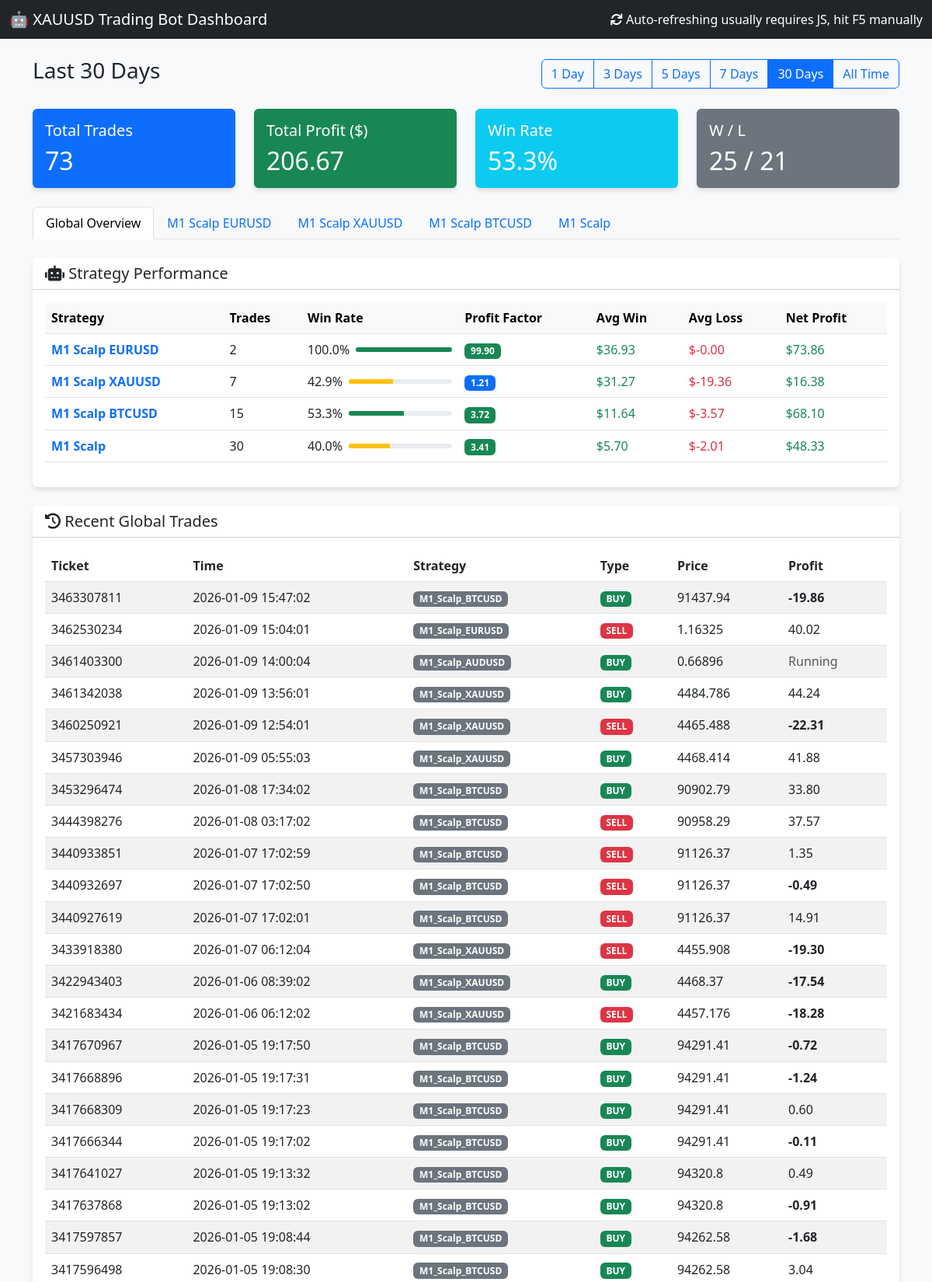
The page / (upper part) on the database its author committed.
### tables this page shows
CREATE TABLE orders (
                ticket INTEGER PRIMARY KEY,
                strategy_name TEXT,
                symbol TEXT,
                order_type TEXT,
                volume REAL,
                open_price REAL,
                sl REAL,
                tp REAL,
                open_time DATETIME,
                close_price REAL,
                profit REAL,
                comment TEXT,
                account_id INTEGER DEFAULT 0
            );

### dashboard.py (the view)
@app.route('/')
def index():
    cur = get_db().cursor()
    days_param = request.args.get('days', '30') # Default 30 days
    if days_param == "all":
        days = 36500 # 100 years approx
        filter_label = "All Time"
    else:
        try:
            days = int(days_param)
            filter_label = f"Last {days} Days"
        except:
            days = 30
            filter_label = "Last 30 Days"
    cutoff_date = datetime.now() - timedelta(days=days)
    cutoff_str = cutoff_date.strftime("%Y-%m-%d %H:%M:%S")
    cur.execute("SELECT * FROM orders WHERE open_time >= ? ORDER BY open_time DESC", (cutoff_str,))
    orders = cur.fetchall()
    total_trades = len(orders)
    total_profit = sum([o['profit'] for o in orders if o['profit'] is not None])
    wins = len([o for o in orders if o['profit'] is not None and o['profit'] > 0])
    losses = len([o for o in orders if o['profit'] is not None and o['profit'] < 0])
    win_rate = (wins / total_trades * 100) if total_trades > 0 else 0
    cur.execute("SELECT * FROM signals ORDER BY timestamp DESC LIMIT 50")
    signals = cur.fetchall()
    cur.execute("SELECT DISTINCT strategy_name FROM orders WHERE strategy_name IS NOT NULL")
    strategies = [row['strategy_name'] for row in cur.fetchall()]
    if not strategies:
        print(f"⚠️ [Dashboard] No strategies found in database")
    else:
        print(f"📊 [Dashboard] Found {len(strategies)} strategies: {strategies}")
    bot_stats = []
    for strat in strategies:
        s_orders = [o for o in orders if o['strategy_name'] == strat and o['profit'] is not None]
        s_total = len(s_orders)
        if s_total == 0: continue
        s_wins = [o for o in s_orders if o['profit'] > 0]
        s_losses = [o for o in s_orders if o['profit'] < 0]
        s_gross_profit = sum([o['profit'] for o in s_wins])
        s_gross_loss = abs(sum([o['profit'] for o in s_losses]))
        s_net_profit = sum([o['profit'] for o in s_orders])
        s_avg_win = (s_gross_profit / len(s_wins)) if s_wins else 0.0
        s_avg_loss = (s_gross_loss / len(s_losses)) if s_losses else 0.0 # Positive number for display
        pf = (s_gross_profit / s_gross_loss) if s_gross_loss > 0 else 99.9
        win_rate = (len(s_wins) / s_total) * 100
        if strat.startswith("M1_Scalp_"):
            display_name = strat.replace("M1_Scalp_", "M1 Scalp ").replace("_", " ")
        else:
            display_name = strat.replace("Strategy_", "").replace("_", " ")
        bot_stats.append({
            "raw_name": strat, # Added for template filtering
            "name": display_name,
            "trades": s_total,
            "win_rate": win_rate,
            "pf": pf,
            "avg_win": s_avg_win,
            "avg_loss": -s_avg_loss, # Make negative for display
            "net_profit": s_net_profit,
            "chart_data": [] # Placeholder
        })
        chart_orders = sorted(s_orders, key=lambda x: x['open_time'])
        equity = 0
        points = []
        for o in chart_orders:
            equity += o['profit']
            points.append({
                'x': o['open_time'],
                'y': equity
            })
        bot_stats[-1]['chart_data'] = points
    desired_order = [
        "Strategy_1_Trend_HA",
        "Strategy_4_UT_Bot",
        "Strategy_2_EMA_ATR",
        "Strategy_5_Filter_First",
        "M1_Scalp_EURUSD",
        "M1_Scalp_XAUUSD",
        "M1_Scalp_BTCUSD"
    ]
    bot_stats_filtered = []
    bot_stats_other = []
    for bot in bot_stats:
        if bot['raw_name'] in desired_order:
            bot_stats_filtered.append(bot)
        else:
            bot_stats_other.append(bot)
    bot_stats_filtered.sort(key=lambda x: desired_order.index(x['raw_name']))
    bot_stats_other.sort(key=lambda x: x['net_profit'], reverse=True)
    bot_stats = bot_stats_filtered + bot_stats_other
    print(f"📊 [Dashboard] Generated {len(bot_stats)} bot stats entries")
    for bot in bot_stats:
        print(f"   - {bot['raw_name']}: {bot['trades']} trades, Net Profit: ${bot['net_profit']:.2f}")
    return render_template('index.html',
                           orders=orders,
                           signals=signals,
                           total_trades=total_trades,
                           total_profit=total_profit,
                           win_rate=win_rate,
                           wins=wins,
                           losses=losses,
                           bot_stats=bot_stats,
                           current_filter=days_param,
                           filter_label=filter_label)

### dashboard.py (called while the page is built)
def get_db():
    db = getattr(g, '_database', None)
    if db is None:
        db = g._database = sqlite3.connect(DB_PATH)
        db.row_factory = sqlite3.Row
    return db

@app.teardown_appcontext
def close_connection(exception):
    db = getattr(g, '_database', None)
    if db is not None:
        db.close()

### templates/index.html (shortened to what this page needs)
<!DOCTYPE html>
<html lang="en">
<head>
    <link href="https://cdn.jsdelivr.net/npm/bootstrap@5.3.0/dist/css/bootstrap.min.css" rel="stylesheet">
    <link href="https://cdnjs.cloudflare.com/ajax/libs/font-awesome/6.0.0/css/all.min.css" rel="stylesheet">
</head>
<body>
    <nav class="navbar navbar-dark bg-dark mb-4">
        <div class="container-fluid">
            <span class="navbar-brand mb-0 h1">🤖 XAUUSD Trading Bot Dashboard</span>
            <span class="text-white"><i class="fas fa-sync"></i> Auto-refreshing usually requires JS, hit F5
                manually</span>
        </div>
    </nav>
    <div class="container mb-4">
        <div class="d-flex justify-content-between align-items-center">
            <h3>{{ filter_label }}</h3>
            <div class="btn-group" role="group">
                <a href="/?days=1" class="btn btn-outline-primary {% if current_filter == '1' %}active{% endif %}">1
                    Day</a>
                <a href="/?days=3" class="btn btn-outline-primary {% if current_filter == '3' %}active{% endif %}">3
                    Days</a>
                <a href="/?days=5" class="btn btn-outline-primary {% if current_filter == '5' %}active{% endif %}">5
                    Days</a>
                <a href="/?days=7" class="btn btn-outline-primary {% if current_filter == '7' %}active{% endif %}">7
                    Days</a>
                <a href="/?days=30" class="btn btn-outline-primary {% if current_filter == '30' %}active{% endif %}">30
                    Days</a>
                <a href="/?days=all"
                    class="btn btn-outline-primary {% if current_filter == 'all' %}active{% endif %}">All Time</a>
            </div>
        </div>
    </div>
    <div class="container">
        <div class="row mb-4">
            <div class="col-md-3">
                <div class="card bg-primary text-white">
                    <div class="card-body">
                        <h5 class="card-title">Total Trades</h5>
                        <h2 class="card-text">{{ total_trades }}</h2>
                    </div>
                </div>
            </div>
            <div class="col-md-3">
                <div class="card {% if total_profit >= 0 %}bg-success{% else %}bg-danger{% endif %} text-white">
                    <div class="card-body">
                        <h5 class="card-title">Total Profit ($)</h5>
                        <h2 class="card-text">{{ "%.2f"|format(total_profit) }}</h2>
                    </div>
                </div>
            </div>
            <div class="col-md-3">
                <div class="card bg-info text-white">
                    <div class="card-body">
                        <h5 class="card-title">Win Rate</h5>
                        <h2 class="card-text">{{ "%.1f"|format(win_rate) }}%</h2>
                    </div>
                </div>
            </div>
            <div class="col-md-3">
                <div class="card bg-secondary text-white">
                    <div class="card-body">
                        <h5 class="card-title">W / L</h5>
                        <h2 class="card-text">{{ wins }} / {{ losses }}</h2>
                    </div>
                </div>
            </div>
        </div>
        <ul class="nav nav-tabs mb-4" id="myTab" role="tablist">
            <li class="nav-item" role="presentation">
                <button class="nav-link active" id="overview-tab" data-bs-toggle="tab" data-bs-target="#overview"
                    type="button" role="tab" aria-controls="overview" aria-selected="true">Global Overview</button>
            </li>
            {% for bot in bot_stats %}
            <li class="nav-item" role="presentation">
                <button class="nav-link" id="tab-{{ loop.index }}" data-bs-toggle="tab"
                    data-bs-target="#content-{{ loop.index }}" type="button" role="tab"
                    aria-controls="content-{{ loop.index }}" aria-selected="false">{{ bot.name }}</button>
            </li>
            {% endfor %}
        </ul>
        <div class="tab-content" id="myTabContent">
            <div class="tab-pane fade show active" id="overview" role="tabpanel" aria-labelledby="overview-tab">
                <div class="card mb-4">
                    <div class="card-header bg-white">
                        <h5 class="mb-0"><i class="fas fa-robot"></i> Strategy Performance</h5>
                    </div>
                    <div class="card-body">
                        <div class="table-responsive">
                            <table class="table table-hover align-middle">
                                <thead class="table-light">
                                    <tr>
                                        <th>Strategy</th>
                                        <th>Trades</th>
                                        <th>Win Rate</th>
                                        <th>Profit Factor</th>
                                        <th>Avg Win</th>
                                        <th>Avg Loss</th>
                                        <th>Net Profit</th>
                                    </tr>
                                </thead>
                                <tbody>
                                    {% if bot_stats|length > 0 %}
                                    {% for bot in bot_stats %}
                                    <tr>
                                        <td class="fw-bold text-primary">{{ bot.name }}</td>
                                        <td>{{ bot.trades }}</td>
                                        <td>
                                            <div class="d-flex align-items-center">
                                                <span class="me-2">{{ "%.1f"|format(bot.win_rate) }}%</span>
                                                <div class="progress flex-grow-1" style="height: 6px; width: 60px;">
                                                    <div class="progress-bar {% if bot.win_rate >= 50 %}bg-success{% else %}bg-warning{% endif %}"
                                                        role="progressbar" style="width: {{ bot.win_rate }}%"></div>
                                                </div>
                                            </div>
                                        </td>
                                        <td>
                                            {% if bot.pf >= 1.5 %}
                                            <span class="badge bg-success">{{ "%.2f"|format(bot.pf) }}</span>
                                            {% elif bot.pf >= 1.0 %}
                                            <span class="badge bg-primary">{{ "%.2f"|format(bot.pf) }}</span>
                                            {% else %}
                                            <span class="badge bg-danger">{{ "%.2f"|format(bot.pf) }}</span>
                                            {% endif %}
                                        </td>
                                        <td class="text-success">{{ "$%.2f"|format(bot.avg_win) }}</td>
                                        <td class="text-danger">{{ "$%.2f"|format(bot.avg_loss) }}</td>
                                        <td
                                            class="{% if bot.net_profit <= 0 %}fw-bold{% endif %} {% if bot.net_profit >= 0 %}text-success{% else %}text-danger{% endif %}">
                                            {{ "$%.2f"|format(bot.net_profit) }}
                                        </td>
                                    </tr>
                                    {% endfor %}
                                    {% endif %}
                                </tbody>
                            </table>
                        </div>
                    </div>
                </div>
                <div class="card mb-4">
                    <div class="card-header bg-white">
                        <h5 class="mb-0"><i class="fas fa-history"></i> Recent Global Trades</h5>
                    </div>
                    <div class="card-body">
                        <div class="table-responsive">
                            <table class="table table-hover table-striped">
                                <thead>
                                    <tr>
                                        <th>Ticket</th>
                                        <th>Time</th>
                                        <th>Strategy</th>
                                        <th>Type</th>
                                        <th>Price</th>
                                        <th>Profit</th>
                                    </tr>
                                </thead>
                                <tbody>
                                    {% for order in orders[:50] %}
                                    <tr>
                                        <td>{{ order.ticket }}</td>
                                        <td>{{ order.open_time }}</td>
                                        <td><span class="badge bg-secondary">{{ order.strategy_name }}</span></td>
                                        <td>
                                            {% if order.order_type == 'BUY' %}
                                            <span class="badge badge-buy">BUY</span>
                                            {% else %}
                                            <span class="badge badge-sell">SELL</span>
                                            {% endif %}
                                        </td>
                                        <td>{{ order.open_price }}</td>
                                        <td
                                            class="{% if order.profit is not none and order.profit >= 0 %}profit-pos{% elif order.profit is not none %}profit-neg{% endif %} {% if order.profit is not none and order.profit <= 0 %}fw-bold{% endif %}">
                                            {% if order.profit is not none %}
                                            {{ "%.2f"|format(order.profit) }}
                                            {% else %}
                                            <span class="text-muted">Running</span>
                                            {% endif %}
                                        </td>
                                    </tr>
                                    {% endfor %}
                                </tbody>
                            </table>
                        </div>
                    </div>
                </div>
            </div>
        </div>
    </div>
</body>
</html>

### templates/index.html (style rules this page uses)
body { background-color: #f8f9fa; }
.card { box-shadow: 0 4px 6px rgba(0, 0, 0, 0.1); border: none; }
.profit-pos { color: green; }
.profit-neg { color: red; }
.badge-buy { background-color: #198754; }
.badge-sell { background-color: #dc3545; }

### rows shown on the page
orders: ticket "3463307811", open_time "2026-01-09 15:47:02", strategy_name "M1_Scalp_BTCUSD", order_type "BUY", open_price "91437.94", profit "-19.86"
orders: ticket "3462530234", open_time "2026-01-09 15:04:01", strategy_name "M1_Scalp_EURUSD", order_type "SELL", open_price "1.16325", profit "40.02"
orders: ticket "3461403300", open_time "2026-01-09 14:00:04", strategy_name "M1_Scalp_AUDUSD", order_type "BUY", open_price "0.66896", shows "Running"
orders: ticket "3461342038", open_time "2026-01-09 13:56:01", strategy_name "M1_Scalp_XAUUSD", order_type "BUY", open_price "4484.786", profit "44.24"
orders: ticket "3460250921", open_time "2026-01-09 12:54:01", strategy_name "M1_Scalp_XAUUSD", order_type "SELL", open_price "4465.488", profit "-22.31"
orders: ticket "3457303946", open_time "2026-01-09 05:55:03", strategy_name "M1_Scalp_XAUUSD", order_type "BUY", open_price "4468.414", profit "41.88"
orders: ticket "3453296474", open_time "2026-01-08 17:34:02", strategy_name "M1_Scalp_BTCUSD", order_type "BUY", open_price "90902.79", profit "33.80"
orders: ticket "3444398276", open_time "2026-01-08 03:17:02", strategy_name "M1_Scalp_BTCUSD", order_type "SELL", open_price "90958.29", profit "37.57"
orders: ticket "3440933851", open_time "2026-01-07 17:02:59", strategy_name "M1_Scalp_BTCUSD", order_type "SELL", open_price "91126.37", profit "1.35"
orders: ticket "3440932697", open_time "2026-01-07 17:02:50", strategy_name "M1_Scalp_BTCUSD", order_type "SELL", open_price "91126.37", profit "-0.49"
orders: ticket "3440927619", open_time "2026-01-07 17:02:01", strategy_name "M1_Scalp_BTCUSD", order_type "SELL", open_price "91126.37", profit "14.91"
orders: ticket "3433918380", open_time "2026-01-07 06:12:04", strategy_name "M1_Scalp_XAUUSD", order_type "SELL", open_price "4455.908", profit "-19.30"
orders: ticket "3422943403", open_time "2026-01-06 08:39:02", strategy_name "M1_Scalp_XAUUSD", order_type "BUY", open_price "4468.37", profit "-17.54"
orders: ticket "3421683434", open_time "2026-01-06 06:12:02", strategy_name "M1_Scalp_XAUUSD", order_type "SELL", open_price "4457.176", profit "-18.28"
orders: ticket "3417670967", open_time "2026-01-05 19:17:50", strategy_name "M1_Scalp_BTCUSD", order_type "BUY", open_price "94291.41", profit "-0.72"
orders: ticket "3417668896", open_time "2026-01-05 19:17:31", strategy_name "M1_Scalp_BTCUSD", order_type "BUY", open_price "94291.41", profit "-1.24"
orders: ticket "3417668309", open_time "2026-01-05 19:17:23", strategy_name "M1_Scalp_BTCUSD", order_type "BUY", open_price "94291.41", profit "0.60"
orders: ticket "3417666344", open_time "2026-01-05 19:17:02", strategy_name "M1_Scalp_BTCUSD", order_type "BUY", open_price "94291.41", profit "-0.11"
orders: ticket "3417641027", open_time "2026-01-05 19:13:32", strategy_name "M1_Scalp_BTCUSD", order_type "BUY", open_price "94320.8", profit "0.49"
orders: ticket "3417637868", open_time "2026-01-05 19:13:02", strategy_name "M1_Scalp_BTCUSD", order_type "BUY", open_price "94320.8", profit "-0.91"
orders: ticket "3417597857", open_time "2026-01-05 19:08:44", strategy_name "M1_Scalp_BTCUSD", order_type "BUY", open_price "94262.58", profit "-1.68"
orders: ticket "3417596498", open_time "2026-01-05 19:08:30", strategy_name "M1_Scalp_BTCUSD", order_type "BUY", open_price "94262.58", profit "3.04"

### other values the page prints
{{ filter_label }} "Last 30 Days"
{{ total_trades }} "73"
{{ "%.2f"|format(total_profit) }} "206.67"
{{ "%.1f"|format(win_rate) }} "53.3"
{{ wins }} "25"
{{ losses }} "21"
{{ bot.name }} "M1 Scalp EURUSD" "M1 Scalp XAUUSD" "M1 Scalp BTCUSD" "M1 Scalp"
{{ bot.trades }} "2" "7" "15" "30"
{{ "%.1f"|format(bot.win_rate) }} "100.0" "42.9" "53.3" "40.0"
{{ "%.2f"|format(bot.pf) }} "99.90" "3.72" "3.41"
{{ "$%.2f"|format(bot.avg_win) }} "$36.93" "$31.27" "$11.64" "$5.70"
{{ "$%.2f"|format(bot.avg_loss) }} "$-0.00" "$-19.36" "$-3.57" "$-2.01"
{{ "$%.2f"|format(bot.net_profit) }} "$73.86" "$16.38" "$68.10" "$48.33"
{{ "%.2f"|format(bot.pf) }} "1.21"
